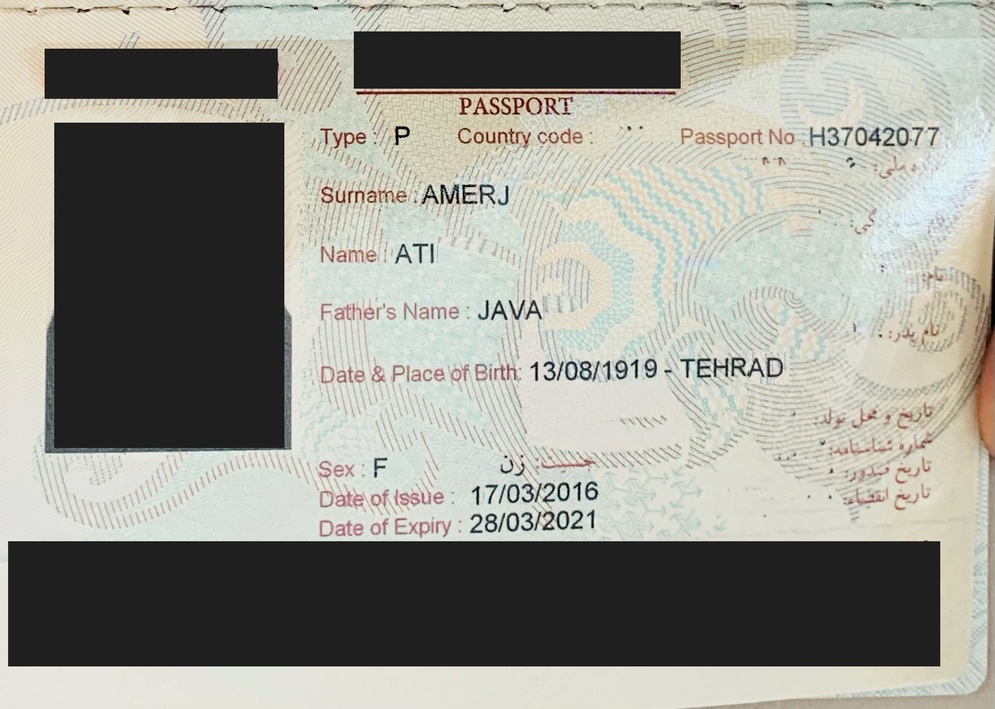
#> input picture PASSPIC2.jpg, 995 x 709 px, shrunk from 1963 x 1399 before the run, found by its file name
$ python main.py
#> lines starting #> are read from the running program, lines starting #| are printed output that depends on the picture; after the words box and inside, x2 and y2 are one past the last pixel; in counts of white or black regions, pixels touching at a corner belong together
import pandas as pd
import re
from PIL import Image, ImageEnhance, ImageFilter
import PIL.Image

import pytesseract

##### the purpose of this project is to open an passport image, turn it to a text string,
##### Then extract the name, last name,  passport number,  date of birth, and place of bith
#### and save in into a table


address = "/Users/macbook/Documents/PhD/Image_read_to_String/PASSPIC2.jpg"

##### read teh image with PIL
im = Image.open(address)
#> im is the input picture: PIL image 995x709 RGB; mean R, G, B 152, 152.1, 143.9
im = im.convert('L')                             # grayscale
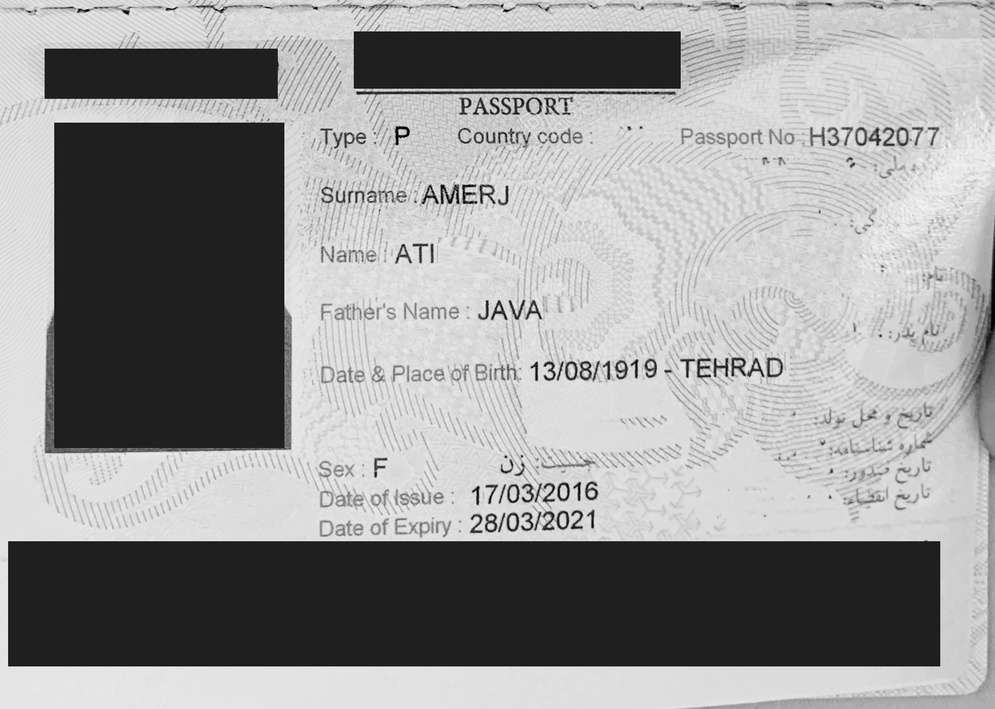
#> im: PIL image 995x709 L; min 0, max 247, mean 151.1
im = im.point(lambda x: 0 if x < 140 else 255)   # threshold (binarize)
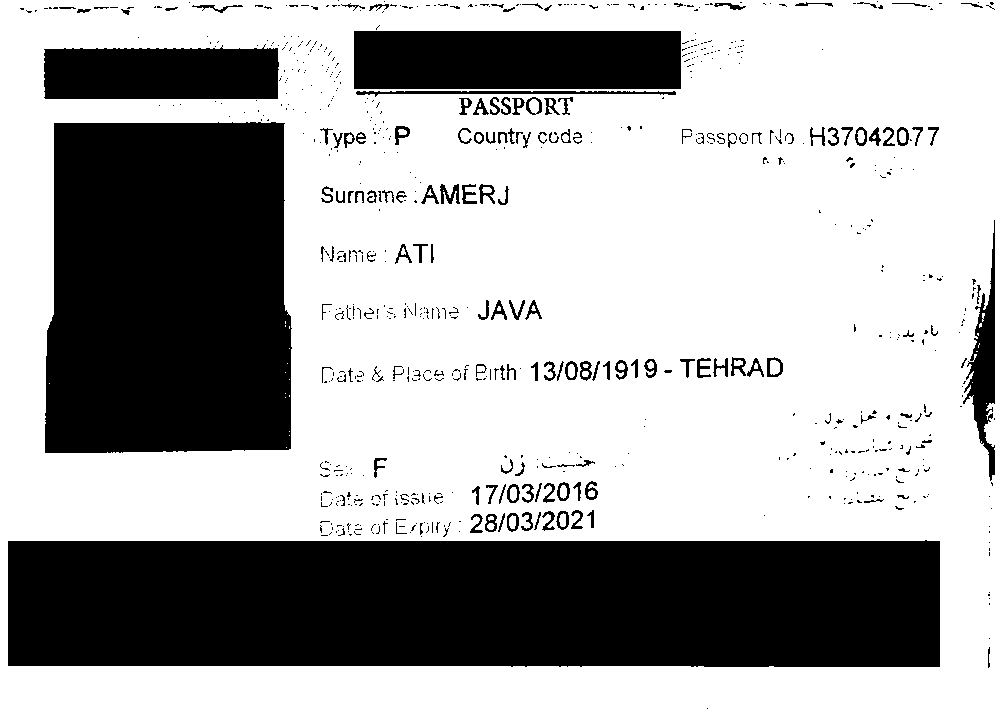
#> im: PIL image 995x709 L; 65.8% white; 759 black regions (600 under 20 px), largest, box (x1, y1, x2, y2) and area: (8, 540, 940, 667) 116747, (45, 122, 292, 453) 77583, (354, 31, 681, 89) 18966

##### Turn in into string
pytesseract.pytesseract.tesseract_cmd = r"/usr/local/Cellar/tesseract/4.1.1/bin/tesseract"
#> (the run stopped early here; a loop or call above may not have finished)
